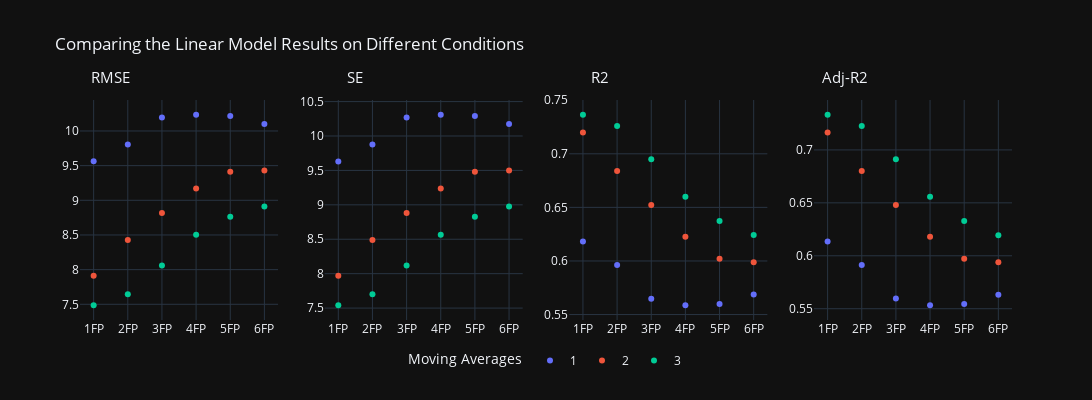
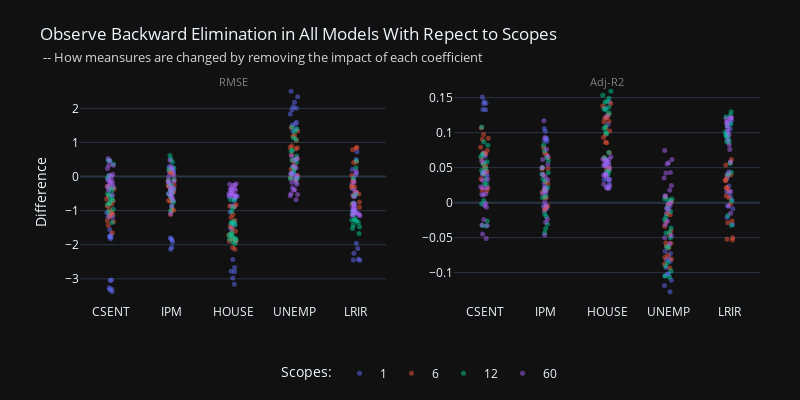
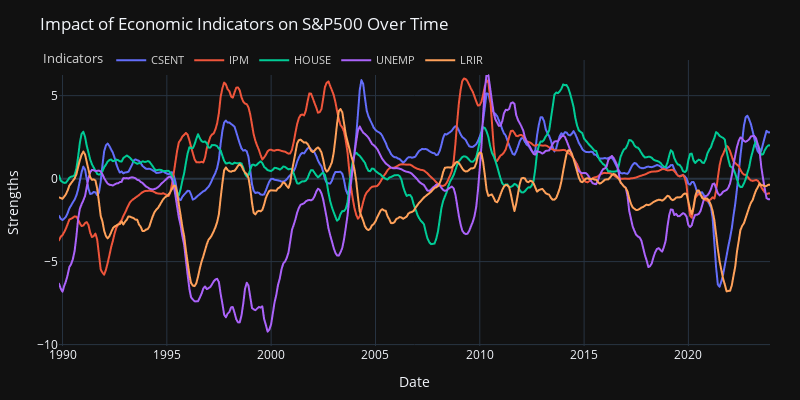

The cell these charts' notebook holds for them, in order:
### Code cell
# comparing model performance & backward elimination test
fig1_1, fig1_2, fig1_3 = PA.model_learning([1, 6, 12, 60], model='LinR')

horizon_plots(fig1_1, 'Linear Model').show()
fig1_2.show()
fig1_3.show()

### Figure 1 — Plotly figure (JSON) as saved in the notebook; plotly's stock layout.template omitted (floating-point values rounded to 4 significant figures)
{"data": [{"hovertemplate": "MA=1<br>FP=%{x}<br>RMSE=%{y}<extra></extra>", "legendgroup": "1", "marker": {"color": "#636efa", "symbol": "circle"}, "mode": "markers", "name": "1", "orientation": "v", "showlegend": true, "type": "scatter", "x": ["1FP", "2FP", "3FP", "4FP", "5FP", "6FP"], "xaxis": "x", "y": [9.562, 9.805, 10.19, 10.23, 10.22, 10.1], "yaxis": "y"}, {"hovertemplate": "MA=2<br>FP=%{x}<br>RMSE=%{y}<extra></extra>", "legendgroup": "2", "marker": {"color": "#EF553B", "symbol": "circle"}, "mode": "markers", "name": "2", "orientation": "v", "showlegend": true, "type": "scatter", "x": ["1FP", "2FP", "3FP", "4FP", "5FP", "6FP"], "xaxis": "x", "y": [7.91, 8.429, 8.815, 9.171, 9.412, 9.429], "yaxis": "y"}, {"hovertemplate": "MA=3<br>FP=%{x}<br>RMSE=%{y}<extra></extra>", "legendgroup": "3", "marker": {"color": "#00cc96", "symbol": "circle"}, "mode": "markers", "name": "3", "orientation": "v", "showlegend": true, "type": "scatter", "x": ["1FP", "2FP", "3FP", "4FP", "5FP", "6FP"], "xaxis": "x", "y": [7.486, 7.644, 8.059, 8.504, 8.764, 8.911], "yaxis": "y"}, {"hovertemplate": "MA=1<br>FP=%{x}<br>SE=%{y}<extra></extra>", "legendgroup": "1", "marker": {"color": "#636efa", "symbol": "circle"}, "mode": "markers", "name": "1", "orientation": "v", "showlegend": false, "type": "scatter", "x": ["1FP", "2FP", "3FP", "4FP", "5FP", "6FP"], "xaxis": "x2", "y": [9.631, 9.876, 10.27, 10.31, 10.29, 10.17], "yaxis": "y2"}, {"hovertemplate": "MA=2<br>FP=%{x}<br>SE=%{y}<extra></extra>", "legendgroup": "2", "marker": {"color": "#EF553B", "symbol": "circle"}, "mode": "markers", "name": "2", "orientation": "v", "showlegend": false, "type": "scatter", "x": ["1FP", "2FP", "3FP", "4FP", "5FP", "6FP"], "xaxis": "x2", "y": [7.968, 8.49, 8.88, 9.238, 9.481, 9.498], "yaxis": "y2"}, {"hovertemplate": "MA=3<br>FP=%{x}<br>SE=%{y}<extra></extra>", "legendgroup": "3", "marker": {"color": "#00cc96", "symbol": "circle"}, "mode": "markers", "name": "3", "orientation": "v", "showlegend": false, "type": "scatter", "x": ["1FP", "2FP", "3FP", "4FP", "5FP", "6FP"], "xaxis": "x2", "y": [7.541, 7.7, 8.118, 8.567, 8.828, 8.977], "yaxis": "y2"}, {"hovertemplate": "MA=1<br>FP=%{x}<br>R2=%{y}<extra></extra>", "legendgroup": "1", "marker": {"color": "#636efa", "symbol": "circle"}, "mode": "markers", "name": "1", "orientation": "v", "showlegend": false, "type": "scatter", "x": ["1FP", "2FP", "3FP", "4FP", "5FP", "6FP"], "xaxis": "x3", "y": [0.6182, 0.5962, 0.5649, 0.5587, 0.5598, 0.5686], "yaxis": "y3"}, {"hovertemplate": "MA=2<br>FP=%{x}<br>R2=%{y}<extra></extra>", "legendgroup": "2", "marker": {"color": "#EF553B", "symbol": "circle"}, "mode": "markers", "name": "2", "orientation": "v", "showlegend": false, "type": "scatter", "x": ["1FP", "2FP", "3FP", "4FP", "5FP", "6FP"], "xaxis": "x3", "y": [0.7198, 0.684, 0.6523, 0.6227, 0.6021, 0.5989], "yaxis": "y3"}, {"hovertemplate": "MA=3<br>FP=%{x}<br>R2=%{y}<extra></extra>", "legendgroup": "3", "marker": {"color": "#00cc96", "symbol": "circle"}, "mode": "markers", "name": "3", "orientation": "v", "showlegend": false, "type": "scatter", "x": ["1FP", "2FP", "3FP", "4FP", "5FP", "6FP"], "xaxis": "x3", "y": [0.7364, 0.7259, 0.695, 0.66, 0.6373, 0.6242], "yaxis": "y3"}, {"hovertemplate": "MA=1<br>FP=%{x}<br>Adj-R2=%{y}<extra></extra>", "legendgroup": "1", "marker": {"color": "#636efa", "symbol": "circle"}, "mode": "markers", "name": "1", "orientation": "v", "showlegend": false, "type": "scatter", "x": ["1FP", "2FP", "3FP", "4FP", "5FP", "6FP"], "xaxis": "x4", "y": [0.6136, 0.5913, 0.5595, 0.5533, 0.5544, 0.5633], "yaxis": "y4"}, {"hovertemplate": "MA=2<br>FP=%{x}<br>Adj-R2=%{y}<extra></extra>", "legendgroup": "2", "marker": {"color": "#EF553B", "symbol": "circle"}, "mode": "markers", "name": "2", "orientation": "v", "showlegend": false, "type": "scatter", "x": ["1FP", "2FP", "3FP", "4FP", "5FP", "6FP"], "xaxis": "x4", "y": [0.7164, 0.6802, 0.648, 0.618, 0.5972, 0.5939], "yaxis": "y4"}, {"hovertemplate": "MA=3<br>FP=%{x}<br>Adj-R2=%{y}<extra></extra>", "legendgroup": "3", "marker": {"color": "#00cc96", "symbol": "circle"}, "mode": "markers", "name": "3", "orientation": "v", "showlegend": false, "type": "scatter", "x": ["1FP", "2FP", "3FP", "4FP", "5FP", "6FP"], "xaxis": "x4", "y": [0.7332, 0.7225, 0.6912, 0.6558, 0.6328, 0.6195], "yaxis": "y4"}], "layout": {"annotations": [{"font": {"size": 15}, "showarrow": false, "text": "RMSE", "x": 0.5, "xanchor": "center", "xref": "x", "y": 1.05, "yanchor": "bottom", "yref": "paper"}, {"font": {"size": 15}, "showarrow": false, "text": "SE", "x": 0.5, "xanchor": "center", "xref": "x2", "y": 1.05, "yanchor": "bottom", "yref": "paper"}, {"font": {"size": 15}, "showarrow": false, "text": "R2", "x": 0.5, "xanchor": "center", "xref": "x3", "y": 1.05, "yanchor": "bottom", "yref": "paper"}, {"font": {"size": 15}, "showarrow": false, "text": "Adj-R2", "x": 0.5, "xanchor": "center", "xref": "x4", "y": 1.05, "yanchor": "bottom", "yref": "paper"}], "height": 400, "legend": {"orientation": "h", "title": {"text": "Moving Averages"}, "x": 0.5, "xanchor": "center", "y": -0.25, "yanchor": "bottom"}, "title": {"text": "Comparing the Linear Model Results on Different Conditions"}, "width": 1250, "xaxis": {"anchor": "y", "domain": [0, 0.2125]}, "xaxis2": {"anchor": "y2", "domain": [0.2625, 0.475]}, "xaxis3": {"anchor": "y3", "domain": [0.525, 0.7375]}, "xaxis4": {"anchor": "y4", "domain": [0.7875, 1]}, "yaxis": {"anchor": "x", "domain": [0, 1]}, "yaxis2": {"anchor": "x2", "domain": [0, 1]}, "yaxis3": {"anchor": "x3", "domain": [0, 1]}, "yaxis4": {"anchor": "x4", "domain": [0, 1]}}}

### Figure 2 — Plotly figure (JSON) as saved in the notebook; plotly's stock layout.template omitted (floating-point values rounded to 4 significant figures)
{"data": [{"alignmentgroup": "True", "boxpoints": "all", "fillcolor": "rgba(255,255,255,0)", "hoveron": "points", "hovertemplate": "sc=1<br>theta=%{x}<br>diff=%{y}<extra></extra>", "legendgroup": "1", "line": {"color": "rgba(255,255,255,0)"}, "marker": {"color": "#636efa", "opacity": 0.5, "size": 5}, "name": "1", "offsetgroup": "1", "orientation": "v", "pointpos": 0, "showlegend": true, "type": "box", "x": ["CSENT", "IPM", "HOUSE", "UNEMP", "LRIR", "CSENT", "IPM", "HOUSE", "UNEMP", "LRIR", "CSENT", "IPM", "HOUSE", "UNEMP", "LRIR", "CSENT", "IPM", "HOUSE", "UNEMP", "LRIR", "CSENT", "IPM", "HOUSE", "UNEMP", "LRIR", "CSENT", "IPM", "HOUSE", "UNEMP", "LRIR", "CSENT", "IPM", "HOUSE", "UNEMP", "LRIR", "CSENT", "IPM", "HOUSE", "UNEMP", "LRIR", "CSENT", "IPM", "HOUSE", "UNEMP", "LRIR", "CSENT", "IPM", "HOUSE", "UNEMP", "LRIR", "CSENT", "IPM", "HOUSE", "UNEMP", "LRIR", "CSENT", "IPM", "HOUSE", "UNEMP", "LRIR", "CSENT", "IPM", "HOUSE", "UNEMP", "LRIR", "CSENT", "IPM", "HOUSE", "UNEMP", "LRIR", "CSENT", "IPM", "HOUSE", "UNEMP", "LRIR", "CSENT", "IPM", "HOUSE", "UNEMP", "LRIR", "CSENT", "IPM", "HOUSE", "UNEMP", "LRIR", "CSENT", "IPM", "HOUSE", "UNEMP", "LRIR"], "x0": " ", "xaxis": "x", "y": [-3.261, -2.076, -2.974, 0.05972, -1.957, -3.037, -1.826, -2.79, 0.2717, -2.114, -3.382, -2.131, -3.159, -0.03638, -2.424, -3.053, -1.799, -2.779, 0.09333, -2.25, -3.307, -1.858, -2.671, 0.01692, -2.446, -3.317, -1.92, -2.43, -0.1756, -2.457, -1.552, -0.2914, -1.046, 1.963, 0.103, -1.823, -0.6194, -1.414, 1.54, -0.355, -1.701, -0.431, -1.391, 1.596, -0.5474, -1.769, -0.4736, -1.507, 1.514, -0.8055, -1.78, -0.4976, -1.548, 1.385, -0.9063, -1.76, -0.4045, -1.34, 1.345, -0.9554, -1.147, 0.2858, -0.5761, 2.506, 0.7264, -1.065, 0.2215, -0.5954, 2.338, 0.5017, -1.108, 0.1602, -0.7124, 2.183, 0.2105, -1.192, 0.1237, -0.879, 2.047, -0.087, -1.128, 0.1753, -0.8591, 2.003, -0.22, -1.203, 0.1261, -0.8632, 1.836, -0.3605], "y0": " ", "yaxis": "y"}, {"alignmentgroup": "True", "boxpoints": "all", "fillcolor": "rgba(255,255,255,0)", "hoveron": "points", "hovertemplate": "sc=1<br>theta=%{x}<br>diff=%{y}<extra></extra>", "legendgroup": "1", "line": {"color": "rgba(255,255,255,0)"}, "marker": {"color": "#636efa", "opacity": 0.5, "size": 5}, "name": "1", "offsetgroup": "1", "orientation": "v", "pointpos": 0, "showlegend": false, "type": "box", "x": ["CSENT", "IPM", "HOUSE", "UNEMP", "LRIR", "CSENT", "IPM", "HOUSE", "UNEMP", "LRIR", "CSENT", "IPM", "HOUSE", "UNEMP", "LRIR", "CSENT", "IPM", "HOUSE", "UNEMP", "LRIR", "CSENT", "IPM", "HOUSE", "UNEMP", "LRIR", "CSENT", "IPM", "HOUSE", "UNEMP", "LRIR", "CSENT", "IPM", "HOUSE", "UNEMP", "LRIR", "CSENT", "IPM", "HOUSE", "UNEMP", "LRIR", "CSENT", "IPM", "HOUSE", "UNEMP", "LRIR", "CSENT", "IPM", "HOUSE", "UNEMP", "LRIR", "CSENT", "IPM", "HOUSE", "UNEMP", "LRIR", "CSENT", "IPM", "HOUSE", "UNEMP", "LRIR", "CSENT", "IPM", "HOUSE", "UNEMP", "LRIR", "CSENT", "IPM", "HOUSE", "UNEMP", "LRIR", "CSENT", "IPM", "HOUSE", "UNEMP", "LRIR", "CSENT", "IPM", "HOUSE", "UNEMP", "LRIR", "CSENT", "IPM", "HOUSE", "UNEMP", "LRIR", "CSENT", "IPM", "HOUSE", "UNEMP", "LRIR"], "x0": " ", "xaxis": "x2", "y": [0.1444, 0.1019, 0.1351, -0.003449, 0.09699, 0.1325, 0.08864, 0.1246, -0.0155, 0.1001, 0.1508, 0.1058, 0.1437, 0.002114, 0.1175, 0.1331, 0.08755, 0.1243, -0.005254, 0.1054, 0.142, 0.09062, 0.1215, -0.0009532, 0.1135, 0.1411, 0.09247, 0.1121, 0.009687, 0.113, 0.05746, 0.01234, 0.04096, -0.1018, -0.004533, 0.07073, 0.02717, 0.05731, -0.08156, 0.01597, 0.06574, 0.01895, 0.05556, -0.08374, 0.0238, 0.06894, 0.02103, 0.06039, -0.07982, 0.03464, 0.06984, 0.02219, 0.06224, -0.07272, 0.03888, 0.06797, 0.01792, 0.0541, -0.06941, 0.04011, 0.0401, -0.01177, 0.02157, -0.1275, -0.03131, 0.03816, -0.009177, 0.02255, -0.1184, -0.02139, 0.04047, -0.006735, 0.02725, -0.1109, -0.008895, 0.0442, -0.005293, 0.03379, -0.1046, 0.003643, 0.04192, -0.007504, 0.03293, -0.1016, 0.009042, 0.04489, -0.005432, 0.03349, -0.0927, 0.01477], "y0": " ", "yaxis": "y2"}, {"alignmentgroup": "True", "boxpoints": "all", "fillcolor": "rgba(255,255,255,0)", "hoveron": "points", "hovertemplate": "sc=6<br>theta=%{x}<br>diff=%{y}<extra></extra>", "legendgroup": "6", "line": {"color": "rgba(255,255,255,0)"}, "marker": {"color": "#EF553B", "opacity": 0.5, "size": 5}, "name": "6", "offsetgroup": "6", "orientation": "v", "pointpos": 0, "showlegend": true, "type": "box", "x": ["CSENT", "IPM", "HOUSE", "UNEMP", "LRIR", "CSENT", "IPM", "HOUSE", "UNEMP", "LRIR", "CSENT", "IPM", "HOUSE", "UNEMP", "LRIR", "CSENT", "IPM", "HOUSE", "UNEMP", "LRIR", "CSENT", "IPM", "HOUSE", "UNEMP", "LRIR", "CSENT", "IPM", "HOUSE", "UNEMP", "LRIR", "CSENT", "IPM", "HOUSE", "UNEMP", "LRIR", "CSENT", "IPM", "HOUSE", "UNEMP", "LRIR", "CSENT", "IPM", "HOUSE", "UNEMP", "LRIR", "CSENT", "IPM", "HOUSE", "UNEMP", "LRIR", "CSENT", "IPM", "HOUSE", "UNEMP", "LRIR", "CSENT", "IPM", "HOUSE", "UNEMP", "LRIR", "CSENT", "IPM", "HOUSE", "UNEMP", "LRIR", "CSENT", "IPM", "HOUSE", "UNEMP", "LRIR", "CSENT", "IPM", "HOUSE", "UNEMP", "LRIR", "CSENT", "IPM", "HOUSE", "UNEMP", "LRIR", "CSENT", "IPM", "HOUSE", "UNEMP", "LRIR", "CSENT", "IPM", "HOUSE", "UNEMP", "LRIR"], "x0": " ", "xaxis": "x", "y": [-1.114, -0.705, -1.809, 0.2159, -0.4575, -1.17, -0.5695, -1.875, 0.5407, -0.8966, -1.327, -0.9966, -2.082, 0.3534, -0.5125, -1.296, -1.109, -2.133, -0.1077, -0.7441, -1.428, -0.9849, -1.907, -0.02608, -0.8137, -1.646, -0.9476, -1.292, 0.04201, -0.5796, -0.3127, -0.1205, -0.8766, 1.198, 0.7848, -0.6605, -0.2469, -1.201, 0.8528, 0.4305, -0.8147, -0.2599, -1.526, 0.8066, -0.2617, -0.9524, -0.4024, -1.714, 0.8448, -0.3129, -1.037, -0.7332, -1.895, 0.4613, -0.3076, -1.064, -0.7045, -1.823, 0.2379, -0.4592, -0.3654, 0.1691, -0.8291, 1.438, 0.8568, -0.2861, 0.1143, -0.8671, 1.34, 0.828, -0.5635, 0.07641, -1.112, 1.191, 0.4097, -0.7104, -0.1081, -1.449, 1.067, 0.03746, -0.7733, -0.293, -1.604, 0.9038, -0.1054, -0.8598, -0.4431, -1.663, 0.6391, -0.1452], "y0": " ", "yaxis": "y"}, {"alignmentgroup": "True", "boxpoints": "all", "fillcolor": "rgba(255,255,255,0)", "hoveron": "points", "hovertemplate": "sc=6<br>theta=%{x}<br>diff=%{y}<extra></extra>", "legendgroup": "6", "line": {"color": "rgba(255,255,255,0)"}, "marker": {"color": "#EF553B", "opacity": 0.5, "size": 5}, "name": "6", "offsetgroup": "6", "orientation": "v", "pointpos": 0, "showlegend": false, "type": "box", "x": ["CSENT", "IPM", "HOUSE", "UNEMP", "LRIR", "CSENT", "IPM", "HOUSE", "UNEMP", "LRIR", "CSENT", "IPM", "HOUSE", "UNEMP", "LRIR", "CSENT", "IPM", "HOUSE", "UNEMP", "LRIR", "CSENT", "IPM", "HOUSE", "UNEMP", "LRIR", "CSENT", "IPM", "HOUSE", "UNEMP", "LRIR", "CSENT", "IPM", "HOUSE", "UNEMP", "LRIR", "CSENT", "IPM", "HOUSE", "UNEMP", "LRIR", "CSENT", "IPM", "HOUSE", "UNEMP", "LRIR", "CSENT", "IPM", "HOUSE", "UNEMP", "LRIR", "CSENT", "IPM", "HOUSE", "UNEMP", "LRIR", "CSENT", "IPM", "HOUSE", "UNEMP", "LRIR", "CSENT", "IPM", "HOUSE", "UNEMP", "LRIR", "CSENT", "IPM", "HOUSE", "UNEMP", "LRIR", "CSENT", "IPM", "HOUSE", "UNEMP", "LRIR", "CSENT", "IPM", "HOUSE", "UNEMP", "LRIR", "CSENT", "IPM", "HOUSE", "UNEMP", "LRIR", "CSENT", "IPM", "HOUSE", "UNEMP", "LRIR"], "x0": " ", "xaxis": "x2", "y": [0.0746, 0.0484, 0.1161, -0.01563, 0.03187, 0.07925, 0.03996, 0.1217, -0.04037, 0.06172, 0.09213, 0.07051, 0.1382, -0.02693, 0.03726, 0.09049, 0.07827, 0.1417, 0.008038, 0.0536, 0.09734, 0.06891, 0.1263, 0.001925, 0.05749, 0.1065, 0.06398, 0.08547, -0.003004, 0.03999, 0.0185, 0.007228, 0.04978, -0.07851, -0.05007, 0.04079, 0.01568, 0.07145, -0.0581, -0.02856, 0.05219, 0.01726, 0.09321, -0.05716, 0.01737, 0.06252, 0.02734, 0.107, -0.06182, 0.02138, 0.06961, 0.05016, 0.1204, -0.03387, 0.02159, 0.07089, 0.048, 0.1157, -0.01715, 0.03176, 0.02086, -0.01005, 0.04566, -0.09336, -0.05347, 0.01667, -0.006861, 0.04833, -0.08754, -0.05225, 0.03382, -0.004798, 0.06408, -0.08052, -0.02632, 0.04462, 0.007074, 0.08636, -0.07527, -0.002474, 0.04979, 0.01947, 0.09749, -0.06476, 0.007091, 0.05595, 0.02963, 0.1024, -0.04574, 0.009899], "y0": " ", "yaxis": "y2"}, {"alignmentgroup": "True", "boxpoints": "all", "fillcolor": "rgba(255,255,255,0)", "hoveron": "points", "hovertemplate": "sc=12<br>theta=%{x}<br>diff=%{y}<extra></extra>", "legendgroup": "12", "line": {"color": "rgba(255,255,255,0)"}, "marker": {"color": "#00cc96", "opacity": 0.5, "size": 5}, "name": "12", "offsetgroup": "12", "orientation": "v", "pointpos": 0, "showlegend": true, "type": "box", "x": ["CSENT", "IPM", "HOUSE", "UNEMP", "LRIR", "CSENT", "IPM", "HOUSE", "UNEMP", "LRIR", "CSENT", "IPM", "HOUSE", "UNEMP", "LRIR", "CSENT", "IPM", "HOUSE", "UNEMP", "LRIR", "CSENT", "IPM", "HOUSE", "UNEMP", "LRIR", "CSENT", "IPM", "HOUSE", "UNEMP", "LRIR", "CSENT", "IPM", "HOUSE", "UNEMP", "LRIR", "CSENT", "IPM", "HOUSE", "UNEMP", "LRIR", "CSENT", "IPM", "HOUSE", "UNEMP", "LRIR", "CSENT", "IPM", "HOUSE", "UNEMP", "LRIR", "CSENT", "IPM", "HOUSE", "UNEMP", "LRIR", "CSENT", "IPM", "HOUSE", "UNEMP", "LRIR", "CSENT", "IPM", "HOUSE", "UNEMP", "LRIR", "CSENT", "IPM", "HOUSE", "UNEMP", "LRIR", "CSENT", "IPM", "HOUSE", "UNEMP", "LRIR", "CSENT", "IPM", "HOUSE", "UNEMP", "LRIR", "CSENT", "IPM", "HOUSE", "UNEMP", "LRIR", "CSENT", "IPM", "HOUSE", "UNEMP", "LRIR"], "x0": " ", "xaxis": "x", "y": [-0.4264, -0.2209, -1.317, 0.6066, -1.282, -0.6781, -0.4965, -1.764, 0.4222, -1.672, -0.8136, -0.7013, -1.904, 0.1408, -1.522, -0.9615, -0.7509, -1.964, -0.04742, -1.473, -1.035, -0.8721, -1.854, -0.05989, -1.027, -1.348, -1.006, -1.356, -0.06259, -0.5202, 0.4624, 0.431, -0.6795, 1.318, 0.2617, 0.02656, 0.2144, -0.9142, 1.086, -0.5657, -0.3393, -0.1055, -1.363, 0.7683, -1.304, -0.5587, -0.3746, -1.714, 0.4878, -1.432, -0.6951, -0.5015, -1.824, 0.231, -1.344, -0.7905, -0.5927, -1.81, 0.08851, -1.095, 0.4797, 0.6155, -0.632, 1.45, 0.4668, 0.3685, 0.5148, -0.6831, 1.393, -0.04072, -0.04196, 0.2604, -1.016, 1.137, -0.7827, -0.3383, -0.08951, -1.423, 0.7525, -1.233, -0.5043, -0.2585, -1.655, 0.5005, -1.278, -0.5913, -0.4008, -1.706, 0.2793, -1.072], "y0": " ", "yaxis": "y"}, {"alignmentgroup": "True", "boxpoints": "all", "fillcolor": "rgba(255,255,255,0)", "hoveron": "points", "hovertemplate": "sc=12<br>theta=%{x}<br>diff=%{y}<extra></extra>", "legendgroup": "12", "line": {"color": "rgba(255,255,255,0)"}, "marker": {"color": "#00cc96", "opacity": 0.5, "size": 5}, "name": "12", "offsetgroup": "12", "orientation": "v", "pointpos": 0, "showlegend": false, "type": "box", "x": ["CSENT", "IPM", "HOUSE", "UNEMP", "LRIR", "CSENT", "IPM", "HOUSE", "UNEMP", "LRIR", "CSENT", "IPM", "HOUSE", "UNEMP", "LRIR", "CSENT", "IPM", "HOUSE", "UNEMP", "LRIR", "CSENT", "IPM", "HOUSE", "UNEMP", "LRIR", "CSENT", "IPM", "HOUSE", "UNEMP", "LRIR", "CSENT", "IPM", "HOUSE", "UNEMP", "LRIR", "CSENT", "IPM", "HOUSE", "UNEMP", "LRIR", "CSENT", "IPM", "HOUSE", "UNEMP", "LRIR", "CSENT", "IPM", "HOUSE", "UNEMP", "LRIR", "CSENT", "IPM", "HOUSE", "UNEMP", "LRIR", "CSENT", "IPM", "HOUSE", "UNEMP", "LRIR", "CSENT", "IPM", "HOUSE", "UNEMP", "LRIR", "CSENT", "IPM", "HOUSE", "UNEMP", "LRIR", "CSENT", "IPM", "HOUSE", "UNEMP", "LRIR", "CSENT", "IPM", "HOUSE", "UNEMP", "LRIR", "CSENT", "IPM", "HOUSE", "UNEMP", "LRIR", "CSENT", "IPM", "HOUSE", "UNEMP", "LRIR"], "x0": " ", "xaxis": "x2", "y": [0.03344, 0.01751, 0.09854, -0.05011, 0.09607, 0.05533, 0.04087, 0.1362, -0.03633, 0.1297, 0.06917, 0.05993, 0.1534, -0.01251, 0.125, 0.08187, 0.06458, 0.1593, 0.004212, 0.1224, 0.08677, 0.07366, 0.1492, 0.005255, 0.08609, 0.1082, 0.08213, 0.1088, 0.005349, 0.04349, -0.03262, -0.03035, 0.04466, -0.09776, -0.01824, -0.001972, -0.01609, 0.06424, -0.08543, 0.04058, 0.02651, 0.008349, 0.1007, -0.0636, 0.09661, 0.04583, 0.03102, 0.1323, -0.04216, 0.1122, 0.05845, 0.04258, 0.1448, -0.02032, 0.1094, 0.06607, 0.05003, 0.1436, -0.007723, 0.09015, -0.03322, -0.04299, 0.04071, -0.1065, -0.0323, -0.0261, -0.03678, 0.04525, -0.1048, 0.002811, 0.003132, -0.01977, 0.07156, -0.09066, 0.0559, 0.02684, 0.007198, 0.1062, -0.06326, 0.09302, 0.04149, 0.02154, 0.1279, -0.04335, 0.1009, 0.04926, 0.03373, 0.1339, -0.02433, 0.08706], "y0": " ", "yaxis": "y2"}, {"alignmentgroup": "True", "boxpoints": "all", "fillcolor": "rgba(255,255,255,0)", "hoveron": "points", "hovertemplate": "sc=60<br>theta=%{x}<br>diff=%{y}<extra></extra>", "legendgroup": "60", "line": {"color": "rgba(255,255,255,0)"}, "marker": {"color": "#ab63fa", "opacity": 0.5, "size": 5}, "name": "60", "offsetgroup": "60", "orientation": "v", "pointpos": 0, "showlegend": true, "type": "box", "x": ["CSENT", "IPM", "HOUSE", "UNEMP", "LRIR", "CSENT", "IPM", "HOUSE", "UNEMP", "LRIR", "CSENT", "IPM", "HOUSE", "UNEMP", "LRIR", "CSENT", "IPM", "HOUSE", "UNEMP", "LRIR", "CSENT", "IPM", "HOUSE", "UNEMP", "LRIR", "CSENT", "IPM", "HOUSE", "UNEMP", "LRIR", "CSENT", "IPM", "HOUSE", "UNEMP", "LRIR", "CSENT", "IPM", "HOUSE", "UNEMP", "LRIR", "CSENT", "IPM", "HOUSE", "UNEMP", "LRIR", "CSENT", "IPM", "HOUSE", "UNEMP", "LRIR", "CSENT", "IPM", "HOUSE", "UNEMP", "LRIR", "CSENT", "IPM", "HOUSE", "UNEMP", "LRIR", "CSENT", "IPM", "HOUSE", "UNEMP", "LRIR", "CSENT", "IPM", "HOUSE", "UNEMP", "LRIR", "CSENT", "IPM", "HOUSE", "UNEMP", "LRIR", "CSENT", "IPM", "HOUSE", "UNEMP", "LRIR", "CSENT", "IPM", "HOUSE", "UNEMP", "LRIR", "CSENT", "IPM", "HOUSE", "UNEMP", "LRIR"], "x0": " ", "xaxis": "x", "y": [0.06465, -0.134, -0.3887, 0.1016, -0.7736, -0.1037, -0.3145, -0.4759, -0.08921, -0.96, -0.1948, -0.4679, -0.584, -0.3283, -1.055, -0.3024, -0.6161, -0.6096, -0.5265, -1.153, -0.3913, -0.8624, -0.5398, -0.5643, -1.136, -0.5398, -1.086, -0.353, -0.6814, -1.113, 0.5307, 0.2919, -0.2232, 0.5197, 0.05311, 0.3284, 0.03938, -0.2464, 0.3081, -0.4528, 0.03798, -0.1553, -0.3808, 0.0807, -0.8294, -0.1112, -0.3475, -0.5056, -0.1655, -0.9873, -0.2066, -0.5033, -0.5762, -0.3971, -1.093, -0.2906, -0.7, -0.5452, -0.5029, -1.119, 0.3296, 0.4751, -0.3479, 0.6025, 0.1577, 0.4563, 0.2381, -0.2121, 0.4762, -0.1673, 0.2344, -0.008793, -0.2641, 0.2564, -0.5937, 0.008694, -0.1954, -0.4012, 0.009763, -0.8799, -0.1175, -0.3729, -0.4883, -0.226, -1.012, -0.1915, -0.5632, -0.4993, -0.386, -1.07], "y0": " ", "yaxis": "y"}, {"alignmentgroup": "True", "boxpoints": "all", "fillcolor": "rgba(255,255,255,0)", "hoveron": "points", "hovertemplate": "sc=60<br>theta=%{x}<br>diff=%{y}<extra></extra>", "legendgroup": "60", "line": {"color": "rgba(255,255,255,0)"}, "marker": {"color": "#ab63fa", "opacity": 0.5, "size": 5}, "name": "60", "offsetgroup": "60", "orientation": "v", "pointpos": 0, "showlegend": false, "type": "box", "x": ["CSENT", "IPM", "HOUSE", "UNEMP", "LRIR", "CSENT", "IPM", "HOUSE", "UNEMP", "LRIR", "CSENT", "IPM", "HOUSE", "UNEMP", "LRIR", "CSENT", "IPM", "HOUSE", "UNEMP", "LRIR", "CSENT", "IPM", "HOUSE", "UNEMP", "LRIR", "CSENT", "IPM", "HOUSE", "UNEMP", "LRIR", "CSENT", "IPM", "HOUSE", "UNEMP", "LRIR", "CSENT", "IPM", "HOUSE", "UNEMP", "LRIR", "CSENT", "IPM", "HOUSE", "UNEMP", "LRIR", "CSENT", "IPM", "HOUSE", "UNEMP", "LRIR", "CSENT", "IPM", "HOUSE", "UNEMP", "LRIR", "CSENT", "IPM", "HOUSE", "UNEMP", "LRIR", "CSENT", "IPM", "HOUSE", "UNEMP", "LRIR", "CSENT", "IPM", "HOUSE", "UNEMP", "LRIR", "CSENT", "IPM", "HOUSE", "UNEMP", "LRIR", "CSENT", "IPM", "HOUSE", "UNEMP", "LRIR", "CSENT", "IPM", "HOUSE", "UNEMP", "LRIR", "CSENT", "IPM", "HOUSE", "UNEMP", "LRIR"], "x0": " ", "xaxis": "x2", "y": [-0.00656, 0.01349, 0.03872, -0.01032, 0.07586, 0.01083, 0.03256, 0.04895, 0.009315, 0.09687, 0.0209, 0.04969, 0.06175, 0.03506, 0.1095, 0.03295, 0.06635, 0.06567, 0.05689, 0.1217, 0.04288, 0.09288, 0.05884, 0.06145, 0.1211, 0.05928, 0.1169, 0.03904, 0.07445, 0.1196, -0.05118, -0.02786, 0.02081, -0.05009, -0.005015, -0.03282, -0.003887, 0.02403, -0.03076, 0.04376, -0.003929, 0.01593, 0.03872, -0.008363, 0.08278, 0.01188, 0.03678, 0.05317, 0.01764, 0.1018, 0.02258, 0.05437, 0.06207, 0.04307, 0.1154, 0.03209, 0.07611, 0.05963, 0.0551, 0.1197, -0.03182, -0.04616, 0.03256, -0.05888, -0.0151, -0.04498, -0.02324, 0.0203, -0.04698, 0.01604, -0.02395, 0.000889, 0.02641, -0.02622, 0.05852, -0.0009207, 0.02052, 0.04177, -0.001034, 0.08979, 0.01279, 0.04017, 0.05235, 0.02449, 0.1062, 0.02122, 0.06148, 0.05465, 0.04244, 0.1145], "y0": " ", "yaxis": "y2"}], "layout": {"annotations": [{"font": {"color": "grey", "size": 11}, "showarrow": false, "text": "RMSE", "x": 0.225, "xanchor": "center", "xref": "paper", "y": 0.95, "yanchor": "bottom", "yref": "paper"}, {"font": {"color": "grey", "size": 11}, "showarrow": false, "text": "Adj-R2", "x": 0.775, "xanchor": "center", "xref": "paper", "y": 0.95, "yanchor": "bottom", "yref": "paper"}], "height": 400, "legend": {"orientation": "h", "title": {"text": "Scopes:"}, "x": 0.5, "xanchor": "center", "y": -0.25, "yanchor": "top"}, "margin": {"b": 60, "l": 80, "r": 40, "t": 80}, "title": {"text": "Observe Backward Elimination in All Models With Repect to Scopes<br><span style=\"font-size: 12.5px; color: lightgrey;\"> -- How meansures are changed by removing the impact of each coefficient</span>"}, "width": 800, "xaxis": {"anchor": "y", "domain": [0, 0.45]}, "xaxis2": {"anchor": "y2", "domain": [0.55, 1]}, "yaxis": {"anchor": "x", "domain": [0, 1], "title": {"text": "Difference"}}, "yaxis2": {"anchor": "x2", "domain": [0, 1]}}}

### Figure 3 — Plotly figure (JSON) as saved in the notebook; plotly's stock layout.template omitted (floating-point values rounded to 4 significant figures; data arrays with more than 128 entries replaced by an {"elided": "..."} marker saying what was removed)
{"data": [{"hovertemplate": "%{y}", "legendgroup": "CSENT", "line": {"color": "#636efa", "dash": "solid"}, "marker": {"symbol": "circle"}, "mode": "lines", "name": "CSENT", "showlegend": true, "type": "scattergl", "x": {"elided": "410 str values"}, "xaxis": "x", "y": {"elided": "410 float values"}, "yaxis": "y"}, {"hovertemplate": "%{y}", "legendgroup": "IPM", "line": {"color": "#EF553B", "dash": "solid"}, "marker": {"symbol": "circle"}, "mode": "lines", "name": "IPM", "showlegend": true, "type": "scattergl", "x": {"elided": "410 str values"}, "xaxis": "x", "y": {"elided": "410 float values"}, "yaxis": "y"}, {"hovertemplate": "%{y}", "legendgroup": "HOUSE", "line": {"color": "#00cc96", "dash": "solid"}, "marker": {"symbol": "circle"}, "mode": "lines", "name": "HOUSE", "showlegend": true, "type": "scattergl", "x": {"elided": "410 str values"}, "xaxis": "x", "y": {"elided": "410 float values"}, "yaxis": "y"}, {"hovertemplate": "%{y}", "legendgroup": "UNEMP", "line": {"color": "#ab63fa", "dash": "solid"}, "marker": {"symbol": "circle"}, "mode": "lines", "name": "UNEMP", "showlegend": true, "type": "scattergl", "x": {"elided": "410 str values"}, "xaxis": "x", "y": {"elided": "410 float values"}, "yaxis": "y"}, {"hovertemplate": "%{y}", "legendgroup": "LRIR", "line": {"color": "#FFA15A", "dash": "solid"}, "marker": {"symbol": "circle"}, "mode": "lines", "name": "LRIR", "showlegend": true, "type": "scattergl", "x": {"elided": "410 str values"}, "xaxis": "x", "y": {"elided": "410 float values"}, "yaxis": "y"}], "layout": {"height": 400, "hovermode": "x unified", "legend": {"font": {"color": "lightgray", "size": 11}, "orientation": "h", "title": {"text": "Indicators"}, "tracegroupgap": 0, "x": -0.025, "xanchor": "left", "y": 1.05, "yanchor": "top"}, "margin": {"b": 50, "l": 50, "r": 30, "t": 60}, "title": {"text": "Impact of Economic Indicators on S&P500 Over Time"}, "width": 800, "xaxis": {"anchor": "y", "domain": [0, 1], "title": {"text": "Date"}}, "yaxis": {"anchor": "x", "domain": [0, 1], "title": {"text": "Strengths"}}}}
